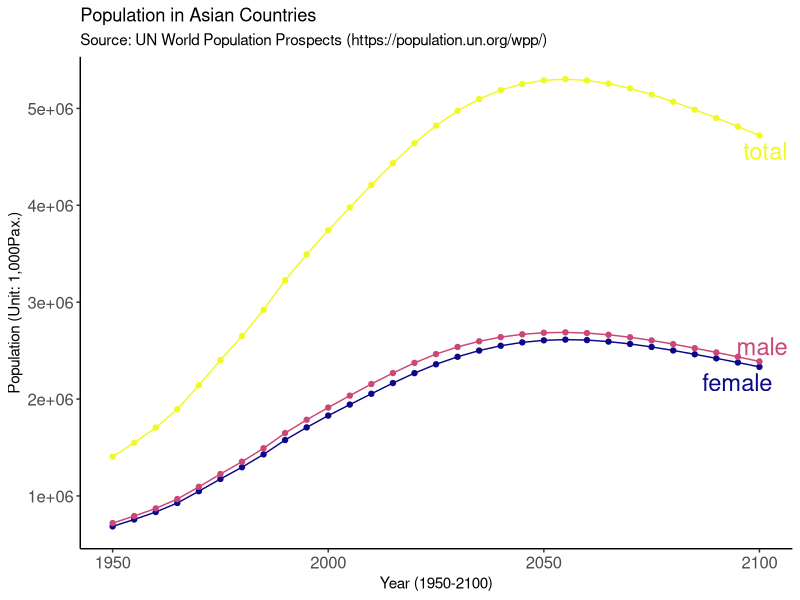
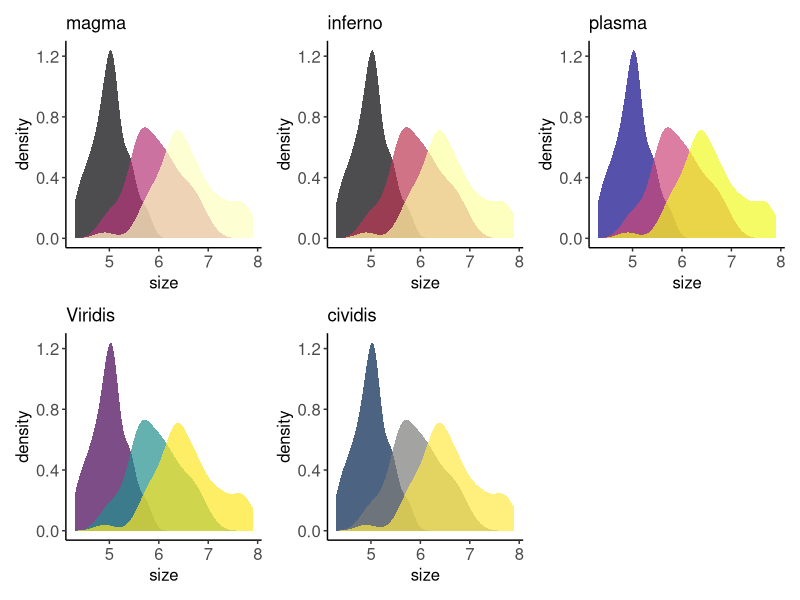

Write R code to recreate these figures, in order.
####
# Rであそぼ
# 2021年1月14日　
# 宇都宮　譲（長崎大学経済学部）
#### 

####
# 基本的な使い方
# 1.　コードを書く
# 2.　実行したい部分を、矢印＋Shiftで選択する
# 3.　Ctrl + Enterで実行
#
# 困ったときは
# 1. 関数名に?をつけて実行　例）?ggplot2::ggplot
# 2. Googleなどで調べる
#
# コツ
# 1. コメントを書き込む：メモを書いて、メモ部分を選択してCtrl + shift + c
# 2. なにか書いたらすぐにCtrl+sで上書き保存
####

#### Rコード
# 1. ライブラリ（パッケージ）を読み込む
library(tidyverse) # tidyなデータ処理や描画に関するライブラリ詰め合わせ
library(lubridate) # 日付データを手頃にまともに扱えるライブラリ
library(ggrepel)
library(patchwork)
library(viridis) # viridisカラーパレットを扱うパッケージ。ユニバーサルデザインに必須。
library(viridisLite) # 

# 2. データを読み込む
# データは******からダウンロードしてからRstudio cloudにアップロードする
# もしくは直接読み込む
# 読み込むには、readxlパッケージのread_excel()関数を使う。
tp_01 <- 
  readxl::read_excel(
    path = "total_population_01.xlsx", # ファイルが置いてある場所を指定
    sheet = "Data" # データがあるMSExcelシート
  )

# 3. データを読み込む
# %>% はパイプと呼ばれる関数。
# 左側にあるオブジェクトを、右側にある関数の第一引数に代入する。
# 都度変数をつくり代入する作業を繰り返さずに済むから便利。
tp_01_tidy <- 
  tp_01 %>% 
  # tidyrパッケージのpivot_longer関数を使う。
  # 官庁統計配布時に使われるMSExcelで使いやすい横長データを、
  # Rで使いやすい縦長データに変換する関数
  tidyr::pivot_longer(
    cols = c("total", "female", "male"),
    names_to = "gender",
    values_to = "population"
    ) %>% 
  # dplyr::mutate()関数
  # オブジェクトに変数を加えるとき、あるいは
  # すでにある変数を変換するときに使う
  dplyr::mutate(
    gender = factor(gender), # 性別を表現する変数を因子型へ変換 
    # lubridateパッケージにあるymd()関数
    # 日付に見える文字列を、日付型データに変換する。
    # 時系列データを取り扱うときはきわめて便利。
    year = lubridate::ymd(
      # baseパッケージにあるpaste()関数。
      # オブジェクトや文字列を連結する関数。
      base::paste(
        year, "-01-01",
        sep = "" # 連結する変数相互に空白を開けない
        )
      )
    )

# おまけ tidyなデータとそうでもないデータ
# tidyでもなんでもないただのアヤメのデータ
iris
# おまけ tidyなデータとそうでもないデータ
# アヤメのデータをtidyにする
iris %>% 
  tidyr::pivot_longer(
    cols = c("Sepal.Length", "Sepal.Width", "Petal.Length", "Petal.Width"),
    names_to = "attributes",
    values_to = "size"
  )

# 4. 折れ線グラフを作図する
# ggplot2::ggplot()関数が大活躍!!
tp_01_lineplot_01 <- 
  tp_01_tidy %>% 
  #グラフエリアを作る
  ggplot(
    aes(
      x = year, # x軸にはyearと名付けた変数を使う
      y = population, # y軸にはpopulationと名付けた変数を使う
      color = gender # 折れ線グラフ塗り分けにはgenderと名付けた変数を使う
    )
  ) +
  # 折れ線グラフを描く
  geom_line() +
  # データがある各年に点を加える
  geom_point() +
  # 凡例を折れ線グラフ右端にそろえる
  geom_text_repel(
    data = tp_01_tidy %>% 
      dplyr::filter(
        year == max(year)
      ),
    aes(label = gender),
    nudge_x = 50,
    size = 6
  ) +
  # 表題と軸ラベル名を設定する
  labs(
    title = "Population in Asian Countries", # メインタイトル
    subtitle = "Source: UN World Population Prospects (https://population.un.org/wpp/)", # サブタイトル
    x = "Year (1950-2100)", # x軸名
    y = "Population (Unit: 1,000Pax.)", # y軸名 
    color = "Gender" # 凡例名
  ) +
  # scale_color_viridis()関数
  # viridisパッケージを使ってユニバーサルデザインな配色に変える
  scale_color_viridis(
    option = "plasma", # plasmaと名付けられた配色を使う。他にもさまざまな配色がある
    discrete = TRUE # 塗り分けに使う変数は離散的であることを宣言する。
  ) +
  # Classicテーマを使う
  theme_classic() +
  # 見た目詳細を変更する
  theme(
    legend.position = "none", # 凡例位置を調整。値はx軸y軸各々について原点からの距離。
    legend.text = element_text(size = 12), # 
    axis.text = element_text(size = 12) # 
  )

# 5. グラフを保存する
ggsave(
  "tp_01_lineplot_01.pdf", # ファイル名
  plot = tp_01_lineplot_01 # 保存するグラフを格納したオブジェクト
  )

# おまけ viridis()パッケージ色比較用グラフ
# データを整形する
iris_tidy <- 
  iris %>% 
  tidyr::pivot_longer(
    cols = c("Sepal.Length", "Sepal.Width", "Petal.Length", "Petal.Width"),
    names_to = "attributes",
    values_to = "size"
  )
# 密度プロットを描画する
iris.density <- 
  iris_tidy %>% 
  dplyr::filter(attributes == "Sepal.Length") %>% 
  ggplot(aes(x = size, y = ..density.., fill = Species)) +
  geom_density(colour = "transparent", alpha = 0.7) +
  theme_classic() +
  theme(
    strip.background = element_blank(),
    strip.text = element_text(size = 12),
    legend.position = "none",
    axis.text = element_text(size = 12),
    axis.title = element_text(size = 12)
  )
# カラーパレット毎に密度プロットを描く
iris_magma <- 
  iris.density + 
  scale_fill_viridis(
    discrete = TRUE, 
    option = "magma"
  ) + 
  labs(
    title = "magma"
  )
# infernoパレット
iris_inferno <- 
  iris.density + 
  scale_fill_viridis(
    discrete = TRUE, 
    option = "inferno"
  ) + 
  labs(
    title = "inferno"
  )
# magmaパレット
iris_plasma <- 
  iris.density + 
  scale_fill_viridis(
    discrete = TRUE, 
    option = "plasma"
  ) + 
  labs(
    title = "plasma"
  )
# viridisパレット
iris_viridis <- 
  iris.density + 
  scale_fill_viridis(
    discrete = TRUE, 
    option = "viridis"
  ) + 
  labs(
    title = "Viridis"
  )
# cividisパレット
iris_cividis <- 
  iris.density + 
  scale_fill_viridis(
    discrete = TRUE, 
    option = "cividis"
  ) + 
  labs(
    title = "cividis"
  )
# 密度プロットをならべる
iris_density_comparison <- 
  iris_magma + iris_inferno + iris_plasma + iris_viridis + iris_cividis
ggsave("./img/iris_density_comparison.png", plot = iris_density_comparison)

#
##
### おしまい ---

